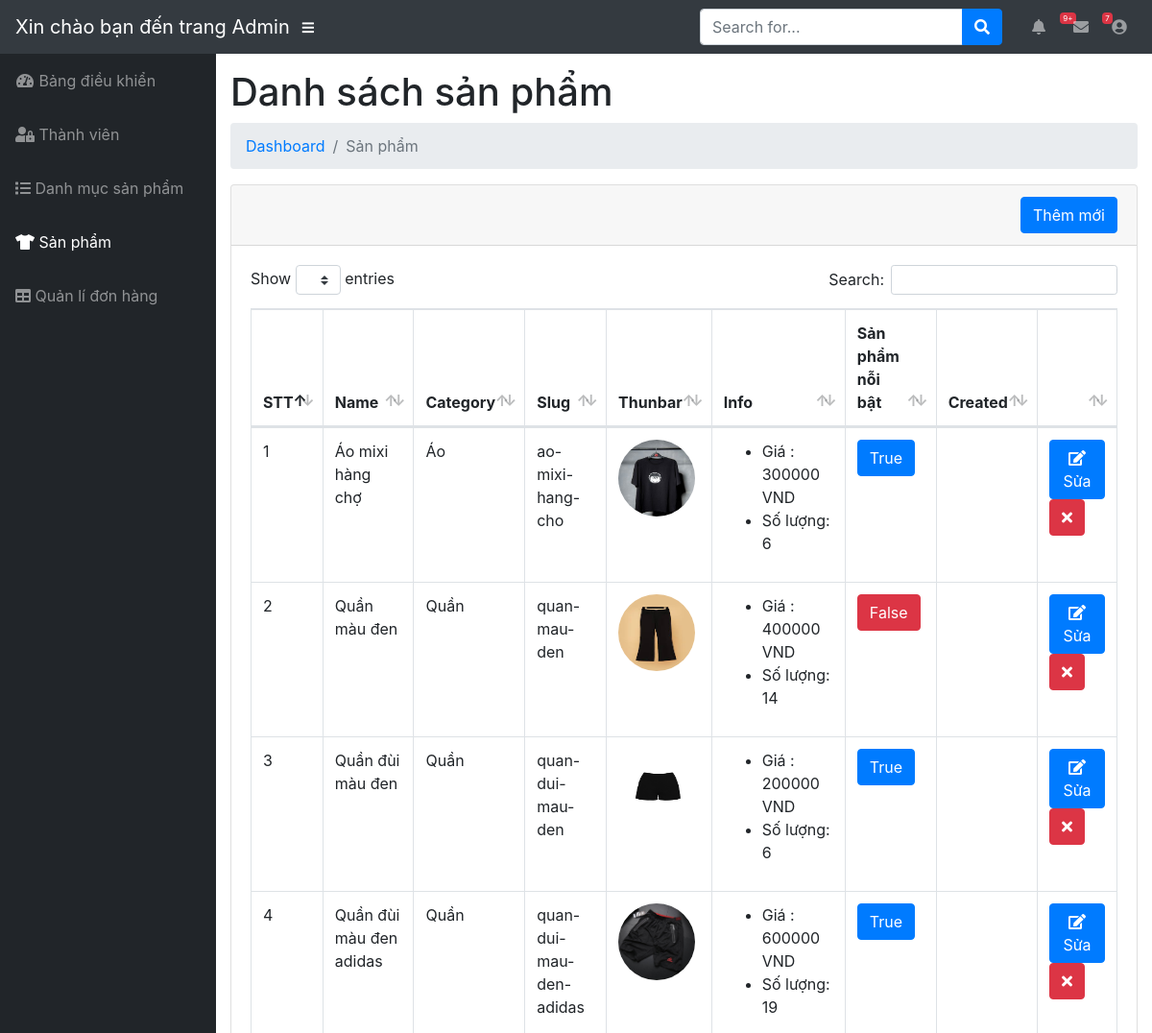
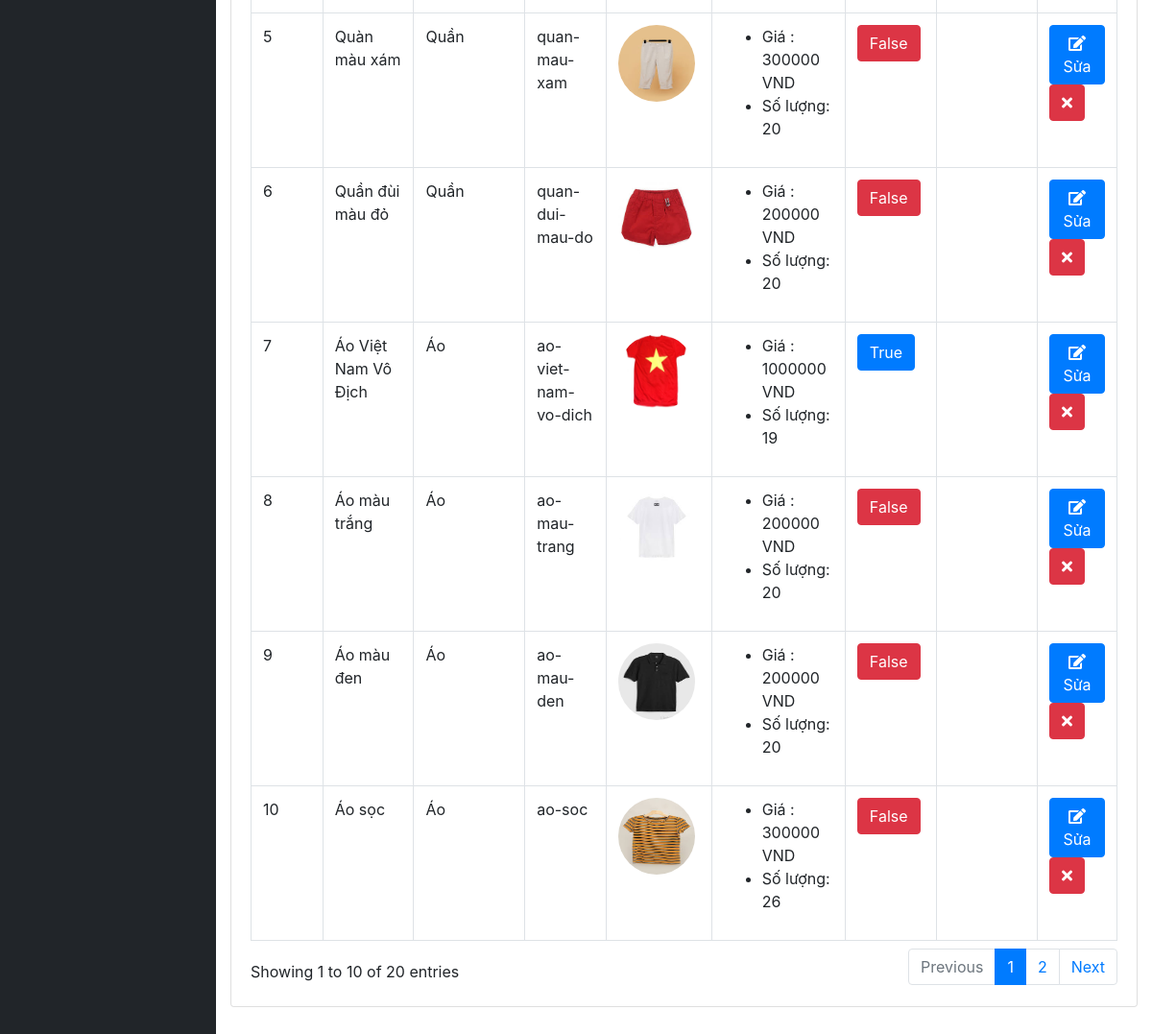
/doanchuyennganh/admin/modules/product/index.php (signed in), run on the app's committed database (2 pictures, top to bottom).
### tables this page shows
CREATE TABLE `product` (
  `id` int(11) NOT NULL,
  `name` varchar(100) DEFAULT NULL,
  `slug` varchar(100) DEFAULT NULL,
  `price` int(11) DEFAULT NULL,
  `sale` tinyint(4) DEFAULT 0,
  `thunbar` varchar(100) DEFAULT NULL,
  `category_id` int(11) DEFAULT NULL,
  `pay` int(11) DEFAULT 0,
  `content` text DEFAULT NULL,
  `number` int(11) NOT NULL DEFAULT 0,
  `head` int(11) DEFAULT 0,
  `view` int(11) DEFAULT 0,
  `hot` tinyint(4) DEFAULT 0,
  `created_at` timestamp NULL DEFAULT NULL,
  `updated_at` timestamp NULL DEFAULT NULL ON UPDATE current_timestamp()
);

CREATE TABLE `category` (
  `id` int(11) NOT NULL,
  `name` varchar(100) DEFAULT NULL,
  `slug` varchar(100) DEFAULT NULL,
  `images` varchar(100) DEFAULT NULL,
  `banner` varchar(100) DEFAULT NULL,
  `active` tinyint(4) DEFAULT 0,
  `status` tinyint(4) DEFAULT 1,
  `class` varchar(100) NOT NULL,
  `created_at` timestamp NOT NULL DEFAULT current_timestamp(),
  `updated_at` timestamp NOT NULL DEFAULT current_timestamp() ON UPDATE current_timestamp()
);

### doanchuyennganh/lib/database.php (called while the page is built, shortened)
<?php
class Database
{
    public $link;
    public function __construct()
    {
        $this->link = mysqli_connect("localhost:3306", "root", "", "cuoiky") or die();
        mysqli_set_charset($this->link, "utf8");
    }
    public function fetchsql($sql)
    {
        $result = mysqli_query($this->link, $sql) or die("Lỗi  truy vấn sql " . mysqli_error($this->link));
        $data = [];
        if ($result) {
            while ($num = mysqli_fetch_assoc($result)) {
                $data[] = $num;
            }
        }
        return $data;
    }
}

### doanchuyennganh/admin/autoload/autoload.php (called while the page is built, shortened)
<?php
require_once __DIR__ . "/../../lib/database.php";
require_once __DIR__ . "/../../lib/funtion.php";
$db = new Database;

### doanchuyennganh/lib/funtion.php (called while the page is built, shortened)
<?php
function base_url()
{
    return $url = "http://localhost:8080/cuoiky/";
}
function uploads()
{
    return base_url() . "public/uploads/";
}

### doanchuyennganh/admin/modules/product/index.php (the view, shortened to what this page needs)
<?php
    require_once __DIR__. "/../../autoload/autoload.php";
    $sql = "SELECT product.*, category.name as namecate FROM product LEFT JOIN category on category.id = product.category_id";
     $product = $db -> fetchsql($sql);
?>
<?php require_once __DIR__. "/../../layouts/header.php" ?>
    <div id="content-wrapper">
      <div class="container-fluid">
          <h1 class="page-header">Danh sách sản phẩm</h1>
        <ol class="breadcrumb">
          <li class="breadcrumb-item">
            <a href="index.html">Dashboard</a>
          </li>
          <li class="breadcrumb-item active">Sản phẩm</li>
        </ol>
        <div class="row">
         <div class="col-md-12">
            <div class="card mb-3">
          <div class="card-header">
            <a href="add.php">
                <button class="btn btn-primary float-right">Thêm mới</button>
            </a>
         </div>
          <div class="card-body">
            <div class="table-responsive">
              <table class="table table-bordered" id="dataTable" width="100%" cellspacing="0">
                <thead>
                  <tr>
                    <th>STT</th>
                    <th>Name</th>
                    <th>Category</th>
                    <th>Slug</th>
                    <th>Thunbar</th>
                    <th>Info</th>
                    <th>Sản phẩm nỗi bật</th>
                    <th>Created</th>
                    <th></th>
                  </tr>
                </thead>
                <tbody>
                 <?php $stt = 1; foreach ($product as $item): ?>
                      <tr>
                        <td><?php echo $stt ?></td>
                        <td><?php echo $item['name'] ?></td>
                        <td><?php echo $item['namecate'] ?></td>
                        <td><?php echo $item['slug'] ?></td>
                         <td>
                            <img src="<?php echo uploads() ?>product/<?php echo $item['thunbar'] ?>" height="80px" width="80px" style="border-radius: 100%">
                        </td>
                        <td>
                          <ul>
                            <li>Giá : <?php echo $item['price'] ?> VND</li>
                            <li>Số lượng: <?php echo $item['number']; ?></li>
                          </ul>
                        </td>
                        <td>
                          <a class="btn btn-xs <?php echo $item['hot'] == 1 ? 'btn-primary' : 'btn-danger' ?>" href="hot.php?id=<?php echo $item['id'] ?>">
                            <?php echo $item['hot'] == 1 ? 'True' : 'False' ?>
                         </a>
                        </td>
                        <td><?php echo $item['created_at'] ?></td>
                        <td>
                          <a class="btn btn-xs btn-primary" href="edit.php?id=<?php echo $item['id'] ?>"><i class="fa fa-edit"></i>Sửa</a>
                          <a class="btn btn-xs btn-danger" href="delete.php?id=<?php echo $item['id'] ?>"><i class="fa fa-times"></i></a>
                        </td>
                      </tr>
                 <?php $stt++ ;  endforeach  ?>
                </tbody>
              </table>
            </div>
          </div>
        </div>
        </div>
       </div>
        </div>
     <?php require_once __DIR__. "/../../layouts/footer.php" ?>

### data on the page
product: name "Áo mixi hàng chợ", category.name "Áo", slug "ao-mixi-hang-cho", thunbar (picture), price "300000", number "6", hot "True"
product: name "Quần màu đen", category.name "Quần", slug "quan-mau-den", thunbar (picture), price "400000", number "14", hot "False"
product: name "Quần đùi màu đen", category.name "Quần", slug "quan-dui-mau-den", thunbar (picture), price "200000", number "6", hot "True"
product: name "Quần đùi màu đen adidas", category.name "Quần", slug "quan-dui-mau-den-adidas", thunbar (picture), price "600000", number "19", hot "True"
product: name "Quàn màu xám", category.name "Quần", slug "quan-mau-xam", thunbar (picture), price "300000", number "20", hot "False"
product: name "Quần đùi màu đỏ", category.name "Quần", slug "quan-dui-mau-do", thunbar (picture), price "200000", number "20", hot "False"
product: name "Áo Việt Nam Vô Địch", category.name "Áo", slug "ao-viet-nam-vo-dich", thunbar (picture), price "1000000", number "19", hot "True"
product: name "Áo màu trắng", category.name "Áo", slug "ao-mau-trang", thunbar (picture), price "200000", number "20", hot "False"
product: name "Áo màu đen", category.name "Áo", slug "ao-mau-den", thunbar (picture), price "200000", number "20", hot "False"
product: name "Áo sọc", category.name "Áo", slug "ao-soc", thunbar (picture), price "300000", number "26", hot "False"
